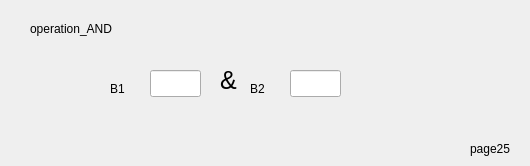
   <widget class="QWidget" name="page_26">
    <widget class="QLabel" name="label_116">
     <property name="geometry">
      <rect>
       <x>220</x>
       <y>70</y>
       <width>41</width>
       <height>21</height>
      </rect>
     </property>
     <property name="font">
      <font>
       <pointsize>19</pointsize>
      </font>
     </property>
     <property name="text">
      <string>&amp;</string>
     </property>
    </widget>
    <widget class="QLabel" name="label_117">
     <property name="geometry">
      <rect>
       <x>110</x>
       <y>80</y>
       <width>41</width>
       <height>17</height>
      </rect>
     </property>
     <property name="text">
      <string>B1</string>
     </property>
    </widget>
    <widget class="QLineEdit" name="lineEdit_53">
     <property name="geometry">
      <rect>
       <x>150</x>
       <y>70</y>
       <width>51</width>
       <height>27</height>
      </rect>
     </property>
    </widget>
    <widget class="QLabel" name="label_119">
     <property name="geometry">
      <rect>
       <x>30</x>
       <y>20</y>
       <width>121</width>
       <height>17</height>
      </rect>
     </property>
     <property name="text">
      <string>operation_AND</string>
     </property>
    </widget>
    <widget class="QLabel" name="label_120">
     <property name="geometry">
      <rect>
       <x>470</x>
       <y>140</y>
       <width>51</width>
       <height>17</height>
      </rect>
     </property>
     <property name="text">
      <string>page25</string>
     </property>
    </widget>
    <widget class="QLineEdit" name="lineEdit_54">
     <property name="geometry">
      <rect>
       <x>290</x>
       <y>70</y>
       <width>51</width>
       <height>27</height>
      </rect>
     </property>
    </widget>
    <widget class="QLabel" name="label_118">
     <property name="geometry">
      <rect>
       <x>250</x>
       <y>80</y>
       <width>41</width>
       <height>17</height>
      </rect>
     </property>
     <property name="text">
      <string>B2</string>
     </property>
    </widget>
   </widget>
